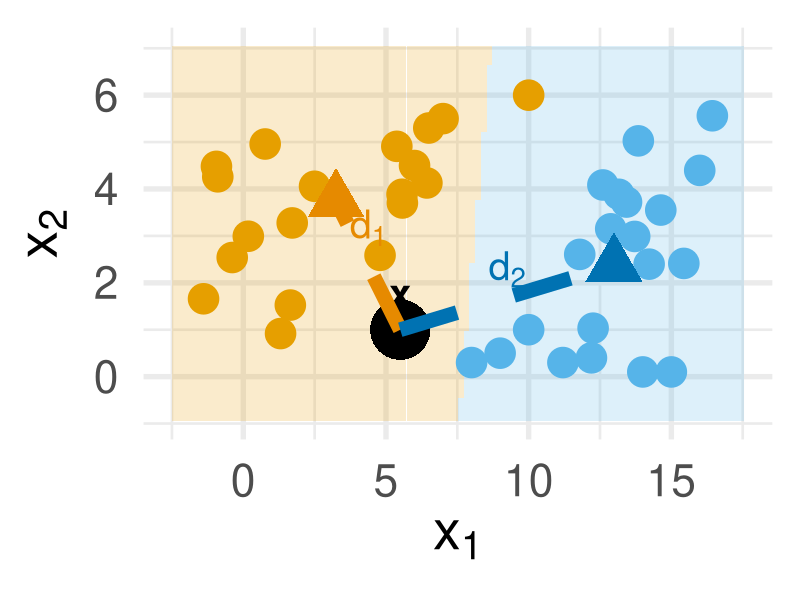
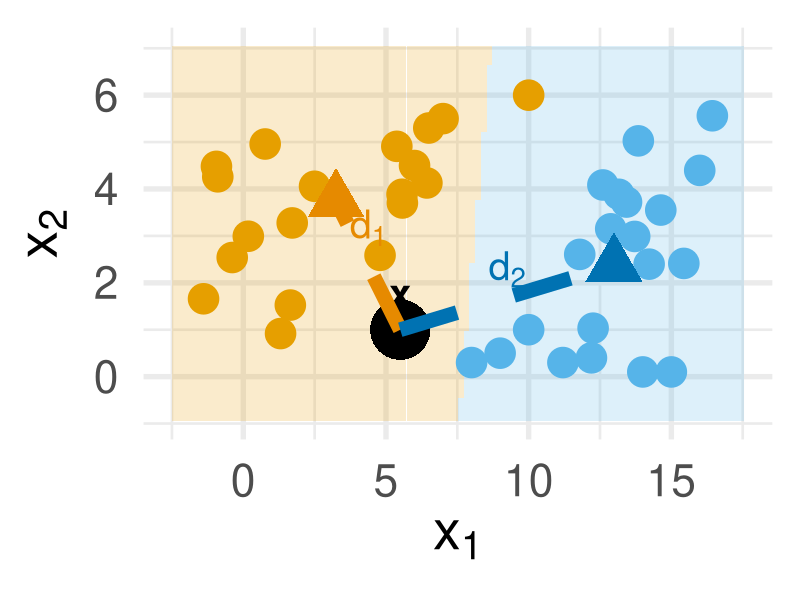

R code for these plots, in order:
set.seed(7)

# goal here is to visualize a nearest centroid classifier and its contour (Euclidian distance)
# by first generating two clusters, and plotting a the line of a new datapoint to each centroid.

library(ggplot2)
library(dplyr)


# OPTIONS
plot_width <- 15
plot_height <- 7
plot_dpi <- 300
line_size <- 5
base_size <- 40
point_size <- 10
new_point_size <- 20

# DATA (and some manually added points to improve the figure)
cluster_1 <- data.frame(x = rnorm(15, mean = 1, sd = 2), 
                        y = rnorm(15, mean = 3, sd = 1.5), 
                        class = 'Class 1')

cluster_2 <- data.frame(x = rnorm(13, mean = 14, sd = 2), 
                        y = rnorm(13, mean = 3, sd = 1.5), 
                        class = 'Class 2')

extra_points_cluster_1 <- data.frame(
  x = c(10, 7, 6, 6.5),
  y = c(6, 5.5, 4.5, 5.3),
  class = 'Class 1'
)

extra_points_cluster_2 <- data.frame(
  x = c(10, 9, 8, 15, 14, 12.2, 11.2),
  y = c(1, 0.5, 0.3, 0.1, 0.1, 0.4, 0.3),
  class = 'Class 2'
)

# combines base clusters with additional points
cluster_1 <- rbind(cluster_1, extra_points_cluster_1)
cluster_2 <- rbind(cluster_2, extra_points_cluster_2)

data <- rbind(cluster_1, cluster_2)

centroid_1 <- colMeans(subset(data, class == 'Class 1')[, c('x', 'y')])
centroid_2 <- colMeans(subset(data, class == 'Class 2')[, c('x', 'y')])

new_point <- data.frame(x = 5.5, y = 1)

centroids <- data.frame(x = c(centroid_1['x'], centroid_2['x']), 
                        y = c(centroid_1['y'], centroid_2['y']), 
                        class = c('Class 1 Centroid', 'Class 2 Centroid'))

x_range <- seq(min(data$x) - 1, max(data$x) + 1, length.out = 100)
y_range <- seq(min(data$y) - 1, max(data$y) + 1, length.out = 100)
grid <- expand.grid(x = x_range, y = y_range)

grid <- grid %>%
  mutate(distance_to_centroid_1 = sqrt((x - centroid_1['x'])^2 + (y - centroid_1['y'])^2),
         distance_to_centroid_2 = sqrt((x - centroid_2['x'])^2 + (y - centroid_2['y'])^2),
         predicted_class = ifelse(distance_to_centroid_1 < distance_to_centroid_2, "Class 1", "Class 2"))

# plotting: This looks (and is) a little complicated, but the basic idea is to simply draw a line from our x to each centroid.
# the grid we calculated above is also tainted to form decision regions!
p <- ggplot() +
  geom_tile(data = grid, aes(x = x, y = y, fill = predicted_class), alpha = 0.2) +
  geom_point(data = data, aes(x = x, y = y, color = class), size = point_size) +
  geom_point(data = centroids, aes(x = x, y = y, color = class), shape = 17, size = (point_size+4), show.legend = FALSE) +
  geom_point(data = new_point, aes(x = x, y = y), shape = 16, size = new_point_size, color = 'black') +
  annotate("text", x = new_point$x, y = new_point$y + 0.8, label = "x", fontface = "bold", size = base_size / 4, color = "black") +
  geom_segment(aes(x = new_point$x, y = new_point$y, xend = centroid_1['x'], yend = centroid_1['y']), 
               size = line_size, linetype = 'dashed', color = '#E68A00') +
  geom_segment(aes(x = new_point$x, y = new_point$y, xend = centroid_2['x'], yend = centroid_2['y']), 
               size = line_size, linetype = 'dashed', color = '#0072B2') +
  geom_text(data = NULL, aes(x = (new_point$x + centroid_1['x']) / 2, y = (new_point$y + centroid_1['y']) / 2 + 0.8, label = 'd[1]'), parse = TRUE, size = base_size / 4, color = '#E68A00') +
  geom_text(data = NULL, aes(x = (new_point$x + centroid_2['x']) / 2, y = (new_point$y + centroid_2['y']) / 2 + 0.6, label = 'd[2]'), parse = TRUE, size = base_size / 4, color = '#0072B2') +
  scale_color_manual(values = c('Class 1' = '#E69F00', 'Class 2' = '#56B4E9', 'Class 1 Centroid' = '#E68A00', 'Class 2 Centroid' = '#0072B2')) +
  scale_fill_manual(values = c('Class 1' = '#E69F00', 'Class 2' = '#56B4E9')) +
  theme_minimal(base_size = base_size) +
  theme(legend.position = "none") +
  labs(x = expression(x[1]), y = expression(x[2]))

print(p)
ggsave("../figure/nearest_centroid_classifier.png", plot = p, width = plot_width, height = plot_height, dpi = plot_dpi)
